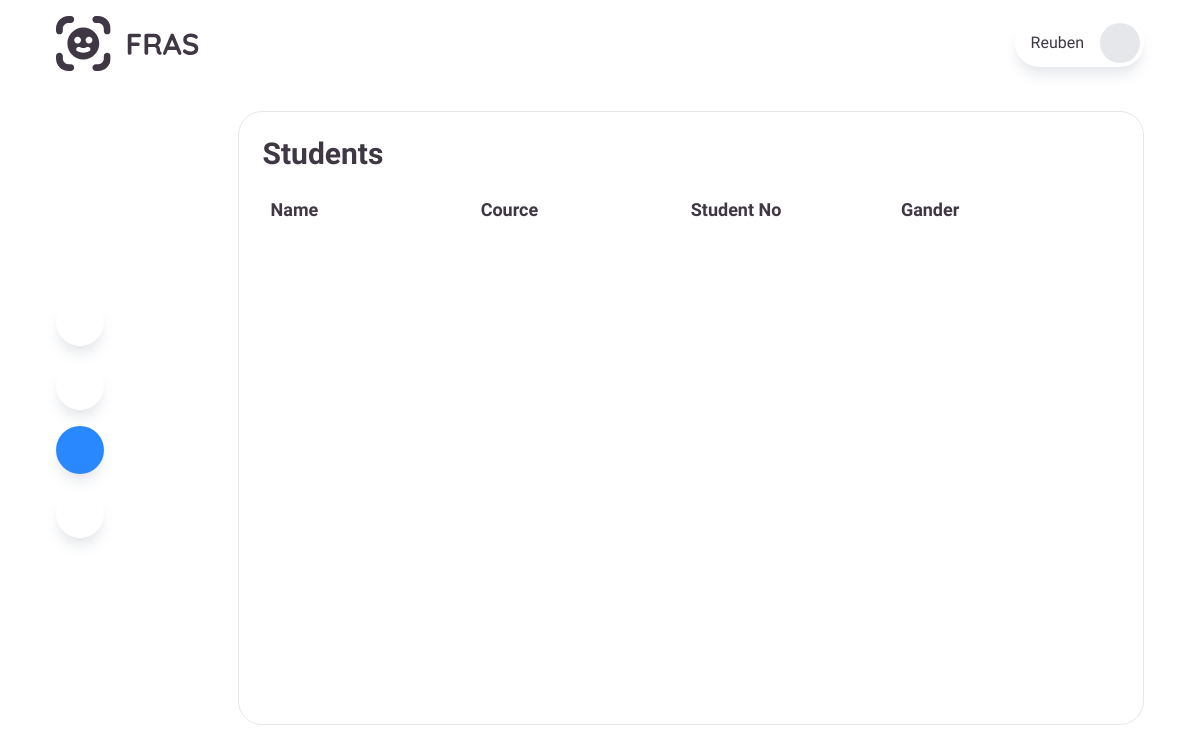
Page /students (signed in) on the earlier database version.
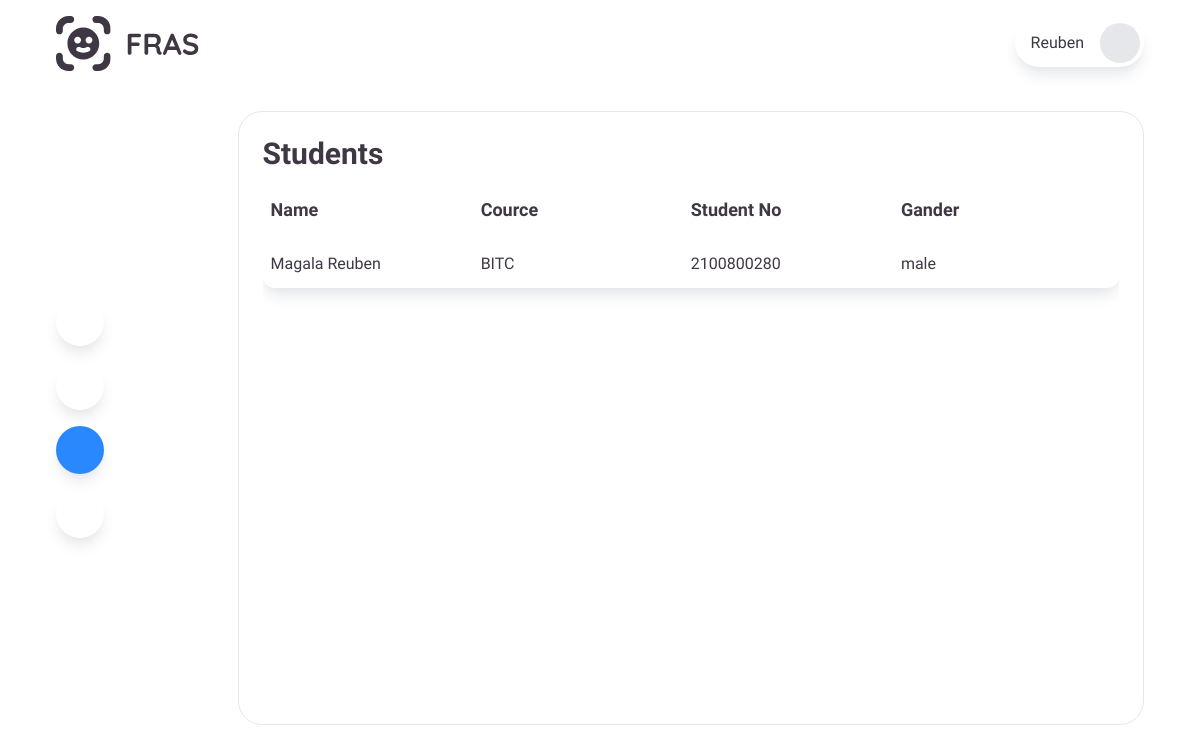
Same page on the later database version.
### home/models.py (models this page shows, shortened)
class Student(models.Model):
    student_no = models.CharField(max_length=100)
    name = models.CharField(max_length=100)
    course = models.CharField(max_length=100)
    created_by = models.ForeignKey(User, on_delete=models.CASCADE, blank=True, null=True)
    gender = models.CharField(max_length=100)
    date_added = models.DateTimeField(auto_now_add=True)
    date_modified = models.DateTimeField(auto_now=True)

### home/views.py (the view)
# urls.py: path('students', students, name='students'),
def students(request):
    students = Student.objects.filter(created_by=request.user).order_by('-date_added')
    user = request.user
    return render(request, 'pages/students.html', {'students': students, 'user': user})

### theme/templates/pages/students.html (shortened to what this page needs)
{% load static %}
{% load static tailwind_tags %}
<!DOCTYPE html>
<html lang="en">
<head>
    <link href="/static/css/dist/output.css" rel="stylesheet">
</head>
<body>
    <div class="w-full py-4 h-dvh px-14">
        <div class="flex items-center justify-between w-full">
            <div class="">
                <img src="{% static '/assets/atvault.svg' %}" alt="" class="w-36">
            </div>
            <div class="flex items-center justify-center px-1 py-1 rounded-full shadow-lg shadow-gray-200">
                <div class="flex items-center gap-2">
                    <p class="ml-3 capitalize">{{user.username}}</p>
                    <form action="logout">
                    <button type="submit" title="Log out" class="flex items-center justify-center w-10 h-10 bg-gray-200 rounded-full text-lg hover:bg-red-200 hover:text-red-500"></button>
                    </form>
                </div>
            </div>
        </div>
        <div class="flex items-center gap-10 mt-10 h-4/5">
            <div class="flex flex-col gap-4">
                <span class="flex items-center gap-3 group"><a href="home"><button type="button" class="flex items-center justify-center w-12 h-12 text-lg rounded-full shadow-lg shadow-gray-200 hover:bg-myBlue hover:text-white"></button></a><p class="text-white group-hover:text-myBlack sele">Capture</p></span>
                <span class="flex items-center gap-3 group"><a href="attendance"><button type="button" class="flex items-center justify-center w-12 h-12 text-lg rounded-full shadow-lg shadow-gray-200 hover:bg-myBlue hover:text-white"></button></a><p class="text-white group-hover:text-myBlack sele">Attendance</p></span>
                <span class="flex items-center gap-3 group"><a href="students"><button type="button" class="flex items-center justify-center w-12 h-12 text-lg text-white rounded-full shadow-lg shadow-gray-200 bg-myBlue"></button></a><p class="text-white group-hover:text-myBlack sele">Students</p></span>
                <span class="flex items-center gap-3 group"><a href="add_student"><button type="button" class="flex items-center justify-center w-12 h-12 text-lg rounded-full shadow-lg shadow-gray-200 hover:bg-myBlue hover:text-white"></button></a><p class="text-white group-hover:text-myBlack sele">Add</p></span>
            </div>
            <div class="w-full h-full p-6 border border-gray-200 rounded-3xl">
                <div class="mb-6">
                    <h1 class="text-3xl font-bold">Students</h1>
                </div>
                <div class="w-full h-full">
                    <div class="grid w-full grid-cols-4 px-2 mb-4 text-lg font-bold">
                        <span><h1>Name</h1></span>
                        <span><h1>Cource</h1></span>
                        <span><h1>Student No</h1></span>
                        <span><h1>Gander</h1></span>
                    </div>
                    <div class="overflow-y-scroll h-4/5">
                        {% for student in students %}
                        <div class="grid w-full grid-cols-4 px-2 py-3 mb-4 bg-white shadow-lg shadow-gray-200 rounded-xl">
                            <span class="capitalize">{{student.name}}</span>
                            <span>{{student.course}}</span>
                            <span>{{student.student_no}}</span>
                            <span>{{student.gender}}</span>
                        </div>
                        {% endfor %}
                    </div>
                </div>
            </div>
        </div>
    </div>
</body>
</html>

Differences in the rows shown:
added Student: name "Magala Reuben", course "BITC", student_no "2100800280", gender "male"
